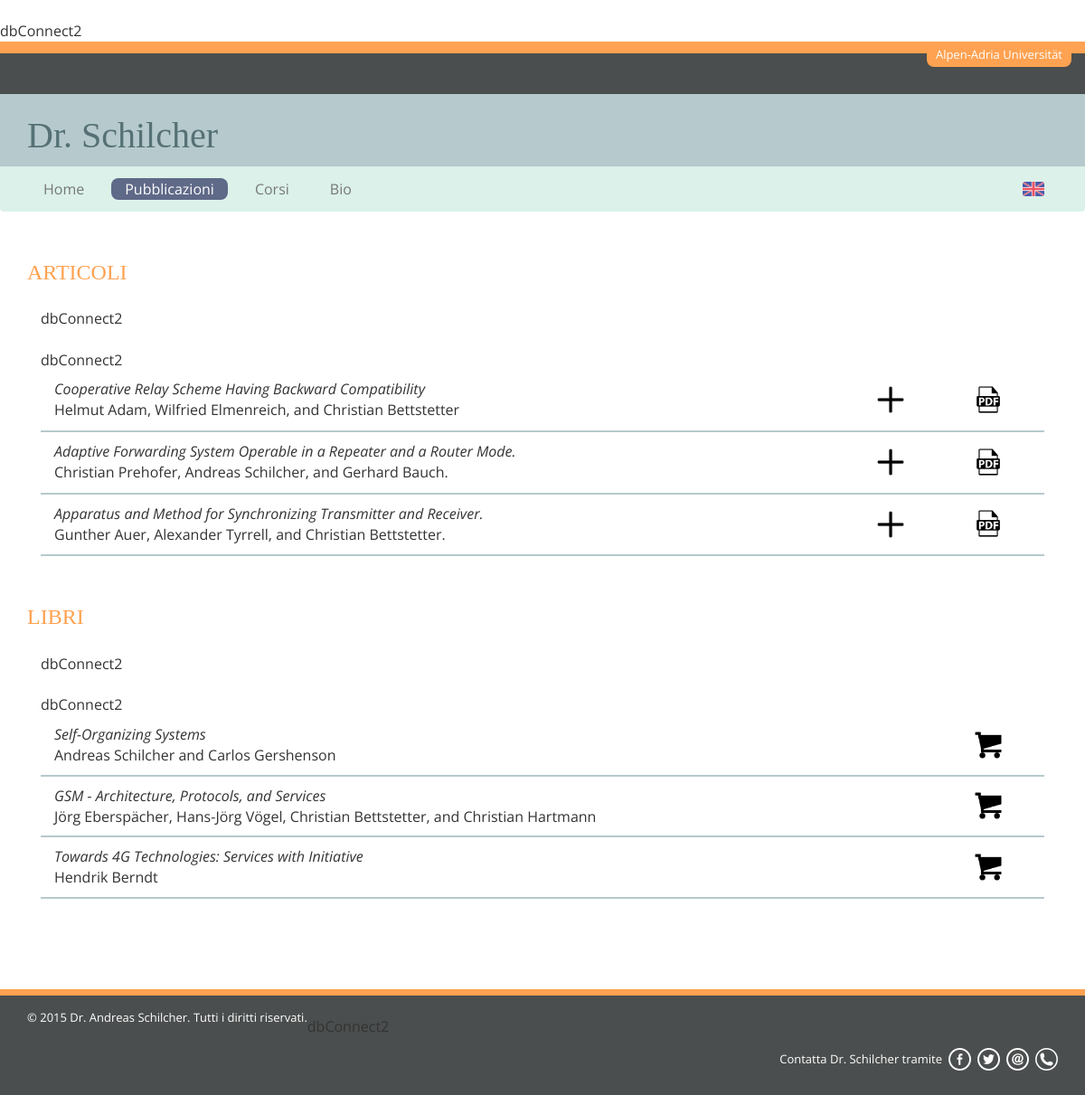
The page /publications.php on the database its author committed.
### tables this page shows
CREATE TABLE IF NOT EXISTS `info` (
  `id` int(11) NOT NULL AUTO_INCREMENT,
  `data` datetime NOT NULL,
  `nome_prof` varchar(255) NOT NULL,
  `nome_uni` varchar(255) NOT NULL,
  `favicon` varchar(255) NOT NULL,
  `footer_it` text NOT NULL,
  `footer_en` text NOT NULL,
  PRIMARY KEY (`id`)
);

CREATE TABLE IF NOT EXISTS `pub` (
  `id` int(11) NOT NULL AUTO_INCREMENT,
  `data` datetime NOT NULL,
  `tipo` varchar(255) NOT NULL,
  `titolo` varchar(255) NOT NULL,
  `extra` varchar(255) NOT NULL,
  `pdf` varchar(255) NOT NULL,
  `testo_it` text NOT NULL,
  `testo_en` text NOT NULL,
  `link` varchar(255) NOT NULL,
  PRIMARY KEY (`id`)
);

### publications.php (the view, shortened to what this page needs)
<?php
	include_once("manager/funzioni.php");
	$titolo="Publications";
	$tabella="pub";
	$percorso="file/pub";
	$art="1";
	$lib="2";
	include("header.php");
	include("menu.php");
?>
	<div class="col-lg-12 col-md-12 col-sm-12 col-xs-12">
		<div class="container">
			<div class="col-lg-12 col-md-12 col-sm-12 col-xs-12 distanza-sopra no-padding">
				<div class="titolo-pub vollkorn">
					ARTICOLI
				</div>
			</div>
			<div class="col-lg-12 col-md-12 col-sm-12 col-xs-12 no-padding-xs">
<?php
	$totale=numeroElementiTipo($tabella, $art);
	if($totale==0){
?>
				<div class="no-articolo">
					<div class="col-lg-12 col-md-12 col-sm-12 col-xs-12">
						Non sono presenti articoli.
					</div>
				</div>
<?php
	}
	else{
		$risposta=elementiFiltroTipo($tabella, $art);
		while($riga=mysql_fetch_array($risposta)){
?>
				<div class="articolo">
					<div class="col-lg-10 col-md-10 col-sm-10 col-xs-8">
						<div class="titolo-articolo">
							<?php echo $riga['titolo']; ?>
						</div>
						<div class="extra-articolo">
							<?php echo $riga['extra']; ?>
						</div>
					</div>
					<div class="col-lg-1 col-md-1 col-sm-1 col-xs-2 cambio padding-img-pub icon-right">
						<a href="javascript:void(0)" data-toggle="collapse" data-target="#art<?php echo $riga['id']; ?>" class="collapsed">
							<div class="toggle-img"></div>
						</a>
					</div>
					<div class="col-lg-1 col-md-1 col-sm-1 col-xs-2 icon-right">
						<a href="<?php echo $percorso."/".$riga['pdf']; ?>" target="_blank"><img src="img/pdf.png" class="img-pub" /></a>
					</div>
					<div class="col-lg-12 col-md-12 col-sm-12 col-xs-12">
					</div>
				</div>
<?php
		}
	}
?>
			</div>
		</div>
		<div class="container">
			<div class="col-lg-12 col-md-12 col-sm-12 col-xs-12 distanza-sopra no-padding">
				<div class="titolo-pub vollkorn">
					LIBRI
				</div>
			</div>
			<div class="col-lg-12 col-md-12 col-sm-12 col-xs-12 distanza-sotto no-padding-xs">
<?php
	$totale=numeroElementiTipo($tabella, $lib);
	if($totale==0){
?>
				<div class="no-articolo">
					<div class="col-lg-12 col-md-12 col-sm-12 col-xs-12">
						Non sono presenti libri.
					</div>
				</div>
<?php
	}
	else{
		$risposta=elementiFiltroTipo($tabella, $lib);
		while($riga=mysql_fetch_array($risposta)){
?>
					<div class="articolo">
						<div class="col-lg-11 col-md-11 col-sm-11 col-xs-9">
							<div class="titolo-articolo">
								<?php echo $riga['titolo']; ?>
							</div>
							<div class="extra-articolo">
								<?php echo $riga['extra']; ?>
							</div>
						</div>
						<div class="col-lg-1 col-md-1 col-sm-1 col-xs-3 icon-right">
							<a href="<?php echo $riga['link']; ?>" target="_blank"><img src="img/buy.png" class="img-pub" /></a>
						</div>
					</div>
<?php
		}
	}
?>
				</div>
			</div>
		</div>
<?php
	include("footer.php");
?>

### header.php (shortened to what this page needs)
<!DOCTYPE html>
<html lang="en">
	<head>
<?php
	$tabellainfo="info";
	$percorsoinfo="css";
	$idinfo=1;
	$info=elementoDaId($tabellainfo, $idinfo);
?>
		<link rel="stylesheet" href="//maxcdn.bootstrapcdn.com/bootstrap/3.2.0/css/bootstrap.min.css">
	    <link rel="stylesheet" href="<?php echo $percorsoinfo; ?>/stile.min.css">
	</head>

### manager/funzioni.php (shortened to what this page needs)
<?php
	function dbConnect(){
        $conn = mysqli_connect("localhost", "id11468329_matiasgrosso", "puntIgam17", "id11468329_main_db");
		echo "<br/>dbConnect2<br/>";
		return $conn;
	}
	function numeroElementiTipo($tabella, $filtro){
		$sql="SELECT * FROM `".$tabella."` WHERE `tipo`='".$filtro."' ORDER BY data DESC";
		$risposta=mysql_query($sql) or die("Errore ".mysql_error());
		$totale=mysql_num_rows($risposta);
		return $totale;
	}
	function elementoDaId($tabella, $id){
		$conn=dbConnect();
		$sql="SELECT * FROM `".$tabella."` WHERE `id`='".$id."'";
		$risposta=mysql_query($sql) or die("Errore ".mysql_error());
		$riga=mysql_fetch_array($risposta);
		return $riga;
	}
	function elementiFiltroTipo($tabella, $filtro){
		$sql="SELECT * FROM `".$tabella."` WHERE `tipo`='".$filtro."' ORDER BY data DESC";
		$risposta=mysql_query($sql) or die("Errore ".mysql_error());
		return $risposta;
	}
?>

### menu.php (shortened to what this page needs)
<body>
	<div class="col-lg-12 col-md-12 col-sm-12 col-xs-12 fascia-arancione">
		<div class="container no-padding">
			<div class="nome-uni">
				<?php echo $info['nome_uni']; ?>
			</div>
		</div>
	</div>
	<div class="col-lg-12 col-md-12 col-sm-12 col-xs-12 fascia-marrone">
	</div>
	<div class="col-lg-12 col-md-12 col-sm-12 hidden-xs fascia-grigio">
		<div class="container">
			<div class="nome-prof font-verde vollkorn">
				<?php echo $info['nome_prof']; ?>
			</div>
		</div>
	</div>
	<div class="navbar navbar-default" role="navigation">
		<div class="container">
			<div class="navbar-collapse collapse">
				<ul class="nav navbar-nav">
					<li <?php if($titolo=="Home"){ ?>class="active"<?php } ?>><a href="index.php">Home</a></li>
		            <li <?php if($titolo=="Publications"){ ?>class="active"<?php } ?>><a href="publications.php">Pubblicazioni</a></li>
		            <li <?php if($titolo=="Teaching"){ ?>class="active"<?php } ?>><a href="teaching.php">Corsi</a></li>
					<li <?php if($titolo=="Biosketch"){ ?>class="active"<?php } ?>><a href="biosketch.php">Bio</a></li>
				</ul>
				<ul class="nav navbar-nav navbar-right">
					<li class="hidden-xs" style="margin-right:0;"><a href="en/index.php"><img src="img/eng.png" class="bandiere"></a></li>
				</ul>
			</div>
		</div>
	</div>

### footer.php (shortened to what this page needs)
		<div class="col-lg-12 col-md-12 col-sm-12 col-xs-12 distanza-sopra fascia-arancione-footer">
		</div>
		<div class="col-lg-12 col-md-12 col-sm-12 col-xs-12 fascia-marrone-footer">
			<div class="container">
				<div class="testo-footer float-left">
					<?php echo $info['footer_it']; ?>
				</div>
<?php
	$tabellasocial="home";
	$idsocial=1;
	$social=elementoDaId($tabellasocial, $idsocial);
?>
				<div class="social-footer">
					<a href="tel:<?php echo str_replace(" ", "", $riga['phone']); ?>"><div class="float-right social phone"></div></a>
					<a href="mailto:<?php echo $riga['mail']; ?>"><div class="float-right social mail"></div></a>
					<a href="<?php echo $riga['twitter_link']; ?>" target="_blank"><div class="float-right social twitter"></div></a>
					<a href="<?php echo $riga['facebook_link']; ?>" target="_blank"><div class="float-right social facebook"></div></a>
					<div class="testo-footer float-right">
						Contatta <?php echo $info['nome_prof']; ?> tramite
					</div>
				</div>
			</div>
		</div>
	</body>
</html>

### rows shown on the page
info: nome_uni "Alpen-Adria Universität", nome_prof "Dr. Schilcher", footer_it "© 2015 Dr. Andreas Schilcher. Tutti i diritti riservati."
pub: titolo "Cooperative Relay Scheme Having Backward Compatibility", extra "Helmut Adam, Wilfried Elmenreich, and Christian Bettstetter"
pub: titolo "Adaptive Forwarding System Operable in a Repeater and a Router Mode.", extra "Christian Prehofer, Andreas Schilcher, and Gerhard Bauch."
pub: titolo "Apparatus and Method for Synchronizing Transmitter and Receiver.", extra "Gunther Auer, Alexander Tyrrell, and Christian Bettstetter."
pub: titolo "Self-Organizing Systems", extra "Andreas Schilcher and Carlos Gershenson"
pub: titolo "GSM - Architecture, Protocols, and Services", extra "Jörg Eberspächer, Hans-Jörg Vögel, Christian Bettstetter, and Christian Hartmann"
pub: titolo "Towards 4G Technologies: Services with Initiative", extra "Hendrik Berndt"
